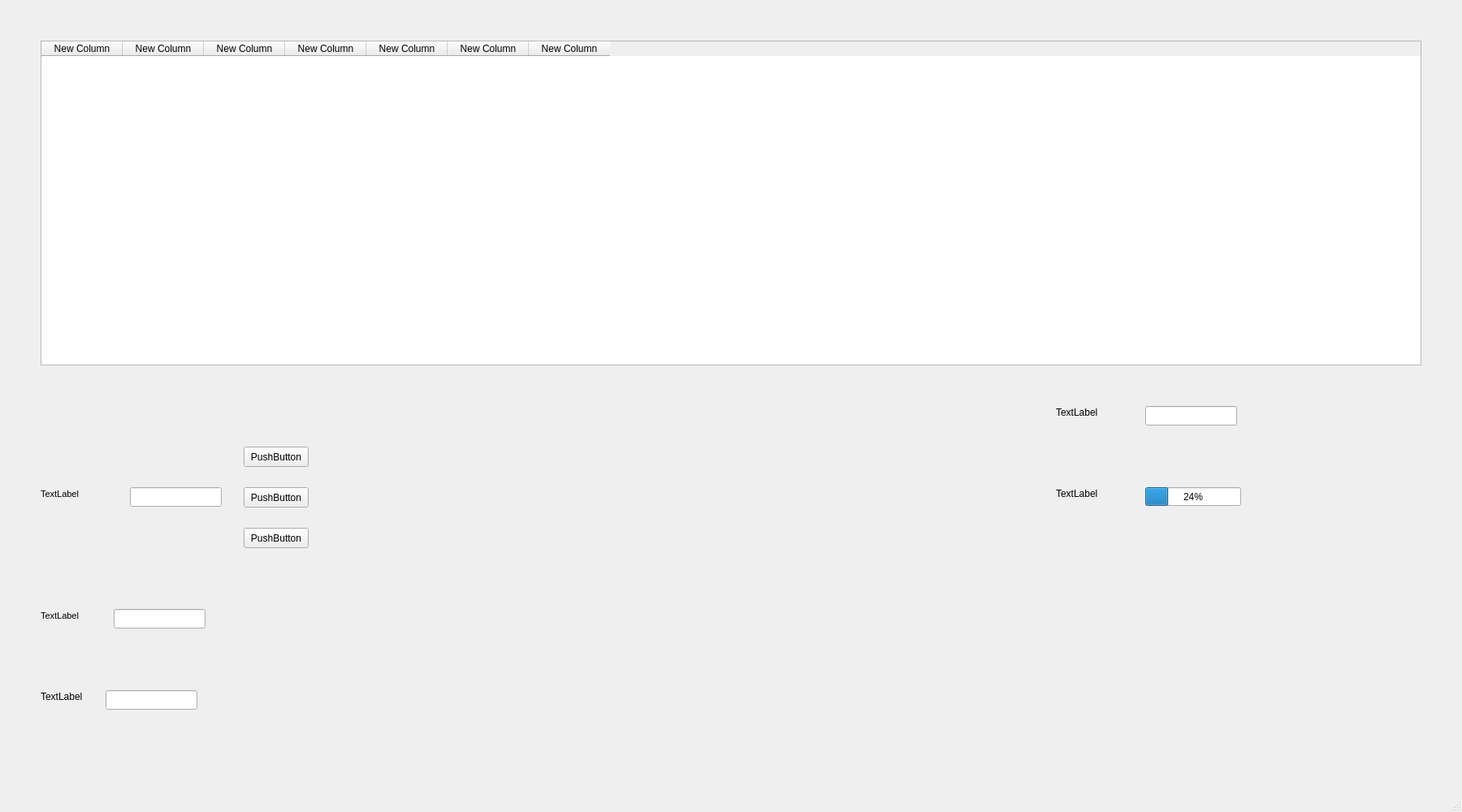
<?xml version="1.0" encoding="UTF-8"?>
<ui version="4.0">
 <class>MainWindow</class>
 <widget class="QMainWindow" name="MainWindow">
  <property name="geometry">
   <rect>
    <x>0</x>
    <y>0</y>
    <width>1800</width>
    <height>1000</height>
   </rect>
  </property>
  <property name="minimumSize">
   <size>
    <width>1800</width>
    <height>1000</height>
   </size>
  </property>
  <property name="maximumSize">
   <size>
    <width>1800</width>
    <height>1000</height>
   </size>
  </property>
  <property name="windowTitle">
   <string>MainWindow</string>
  </property>
  <widget class="QWidget" name="centralwidget">
   <widget class="QTableWidget" name="tableWidget">
    <property name="geometry">
     <rect>
      <x>50</x>
      <y>50</y>
      <width>1700</width>
      <height>400</height>
     </rect>
    </property>
    <property name="editTriggers">
     <set>QAbstractItemView::NoEditTriggers</set>
    </property>
    <property name="tabKeyNavigation">
     <bool>false</bool>
    </property>
    <column>
     <property name="text">
      <string>New Column</string>
     </property>
    </column>
    <column>
     <property name="text">
      <string>New Column</string>
     </property>
    </column>
    <column>
     <property name="text">
      <string>New Column</string>
     </property>
    </column>
    <column>
     <property name="text">
      <string>New Column</string>
     </property>
    </column>
    <column>
     <property name="text">
      <string>New Column</string>
     </property>
    </column>
    <column>
     <property name="text">
      <string>New Column</string>
     </property>
    </column>
    <column>
     <property name="text">
      <string>New Column</string>
     </property>
    </column>
   </widget>
   <widget class="QLabel" name="label">
    <property name="geometry">
     <rect>
      <x>50</x>
      <y>600</y>
      <width>55</width>
      <height>16</height>
     </rect>
    </property>
    <property name="font">
     <font>
      <pointsize>8</pointsize>
      <weight>50</weight>
      <bold>false</bold>
     </font>
    </property>
    <property name="text">
     <string>TextLabel</string>
    </property>
   </widget>
   <widget class="QLabel" name="label_2">
    <property name="geometry">
     <rect>
      <x>50</x>
      <y>750</y>
      <width>55</width>
      <height>16</height>
     </rect>
    </property>
    <property name="sizePolicy">
     <sizepolicy hsizetype="Fixed" vsizetype="Fixed">
      <horstretch>0</horstretch>
      <verstretch>0</verstretch>
     </sizepolicy>
    </property>
    <property name="font">
     <font>
      <pointsize>8</pointsize>
      <weight>50</weight>
      <bold>false</bold>
     </font>
    </property>
    <property name="text">
     <string>TextLabel</string>
    </property>
   </widget>
   <widget class="QLabel" name="label_3">
    <property name="geometry">
     <rect>
      <x>50</x>
      <y>850</y>
      <width>55</width>
      <height>16</height>
     </rect>
    </property>
    <property name="text">
     <string>TextLabel</string>
    </property>
   </widget>
   <widget class="QLineEdit" name="lineEdit">
    <property name="geometry">
     <rect>
      <x>160</x>
      <y>600</y>
      <width>113</width>
      <height>24</height>
     </rect>
    </property>
   </widget>
   <widget class="QLineEdit" name="lineEdit_2">
    <property name="geometry">
     <rect>
      <x>140</x>
      <y>750</y>
      <width>113</width>
      <height>24</height>
     </rect>
    </property>
   </widget>
   <widget class="QLineEdit" name="lineEdit_3">
    <property name="geometry">
     <rect>
      <x>130</x>
      <y>850</y>
      <width>113</width>
      <height>24</height>
     </rect>
    </property>
   </widget>
   <widget class="QPushButton" name="pushButton">
    <property name="geometry">
     <rect>
      <x>300</x>
      <y>550</y>
      <width>80</width>
      <height>25</height>
     </rect>
    </property>
    <property name="text">
     <string>PushButton</string>
    </property>
   </widget>
   <widget class="QPushButton" name="pushButton_2">
    <property name="geometry">
     <rect>
      <x>300</x>
      <y>600</y>
      <width>80</width>
      <height>25</height>
     </rect>
    </property>
    <property name="text">
     <string>PushButton</string>
    </property>
   </widget>
   <widget class="QPushButton" name="pushButton_3">
    <property name="geometry">
     <rect>
      <x>300</x>
      <y>650</y>
      <width>80</width>
      <height>25</height>
     </rect>
    </property>
    <property name="text">
     <string>PushButton</string>
    </property>
   </widget>
   <widget class="QLabel" name="label_4">
    <property name="geometry">
     <rect>
      <x>1300</x>
      <y>500</y>
      <width>55</width>
      <height>16</height>
     </rect>
    </property>
    <property name="text">
     <string>TextLabel</string>
    </property>
   </widget>
   <widget class="QLineEdit" name="lineEdit_4">
    <property name="geometry">
     <rect>
      <x>1410</x>
      <y>500</y>
      <width>113</width>
      <height>24</height>
     </rect>
    </property>
   </widget>
   <widget class="QProgressBar" name="progressBar">
    <property name="geometry">
     <rect>
      <x>1410</x>
      <y>600</y>
      <width>118</width>
      <height>23</height>
     </rect>
    </property>
    <property name="value">
     <number>24</number>
    </property>
   </widget>
   <widget class="QLabel" name="label_5">
    <property name="geometry">
     <rect>
      <x>1300</x>
      <y>600</y>
      <width>55</width>
      <height>16</height>
     </rect>
    </property>
    <property name="text">
     <string>TextLabel</string>
    </property>
   </widget>
  </widget>
  <widget class="QMenuBar" name="menubar">
   <property name="geometry">
    <rect>
     <x>0</x>
     <y>0</y>
     <width>1800</width>
     <height>25</height>
    </rect>
   </property>
  </widget>
  <widget class="QStatusBar" name="statusbar"/>
 </widget>
 <resources/>
 <connections/>
</ui>
